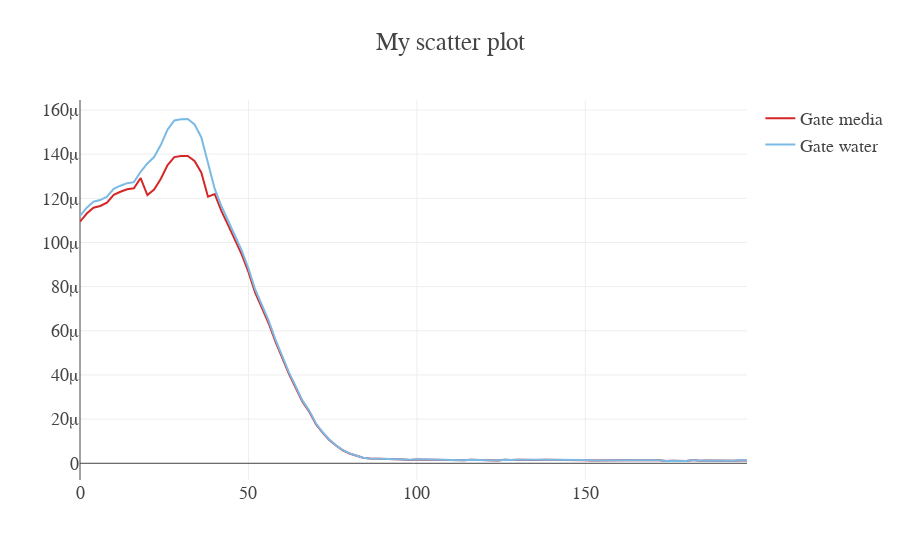

Notebook cell for this chart:
### Code cell
import sys , os 
import numpy as np
import math as m
import pandas as pd

import plotly.offline as py


import plotly.graph_objs as go
py.offline.init_notebook_mode(connected=True)
g1="/home/crct/CRCT/JupyterNotebook/gammaIndex/9E/new/pdd9e30Gm_uncertainty.csv"
g2="/home/crct/CRCT/JupyterNotebook/gammaIndex/9E/new/pdd9e30Gw_uncertainty.csv"
g1u="/home/crct/CRCT/JupyterNotebook/gammaIndex/9E/new/pdd9e30Gm_U.csv"
g2u="/home/crct/CRCT/JupyterNotebook/gammaIndex/9E/new/pdd9e30Gw_U.csv"

g1Data=pd.read_csv(g1, sep=',')
g2Data=pd.read_csv(g2, sep=',')
g1Datau=pd.read_csv(g1, sep=',')
g2Datau=pd.read_csv(g2, sep=',')
#Create numpy ndarray from pandas dataFrames
g1x=g1Data['pas']
g1y=g1Data['value']
g2x=g2Data['pas']
g2y=g2Data['value']
g1xu=g1Datau['pas']
g1yu=g1Datau['value']
g2xu=g2Datau['pas']
g2yu=g2Datau['value']

# Plot profil or PDD with plotly      
traceg1 = go.Scatter(
    x = g1x,
    y = g1y,
    mode = 'lines', 
    name = 'Gate media', 
    line = dict(
        color = ('rgba(214, 39, 40, 100)')
    )
)

# Plot profil or PDD with plotly      
traceg2 = go.Scatter(
    x = g2x,
    y = g2y,
    mode = 'lines', 
    name = 'Gate water', 
    line = dict(
        color = '#7CBAE6'
    )
)

layout = dict(title='My scatter plot',
              font=dict(family='Droid Sans Mono',size=18), 
                )

datapdd = [traceg1, traceg2]

fig = go.Figure(data=datapdd, layout=layout)
py.iplot(fig)
